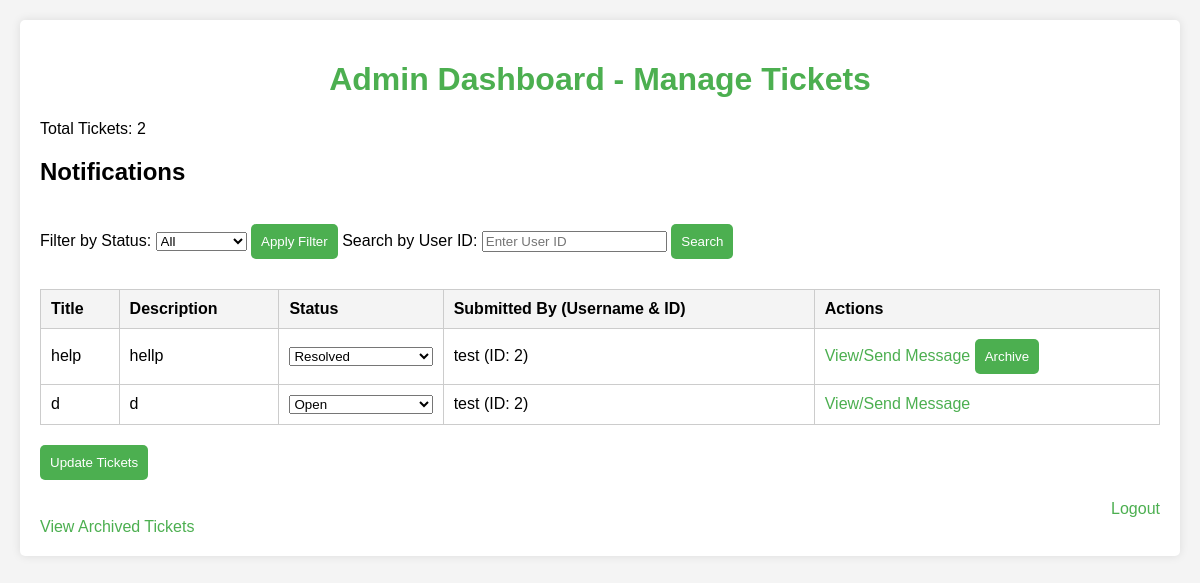
Page / (signed in) on the earlier database version.
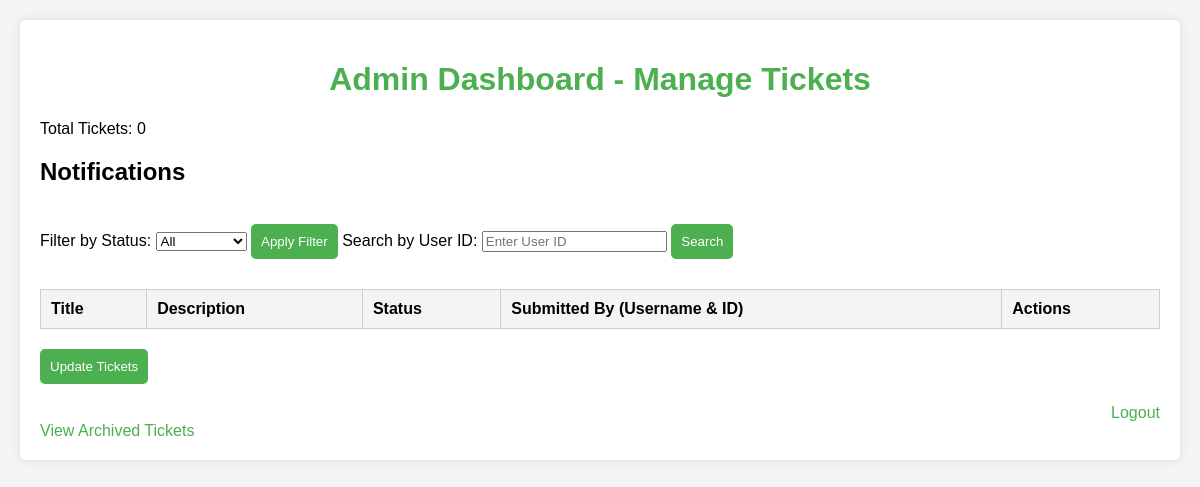
Same page on the later database version.
### app/models.py (models this page shows, shortened)
class Ticket(db.Model):
    id = db.Column(db.Integer, primary_key=True)
    title = db.Column(db.String(100), nullable=False)
    description = db.Column(db.Text, nullable=False)
    status = db.Column(db.String(50), default="Open")
    user_id = db.Column(db.Integer, db.ForeignKey('user.id'), nullable=False)
    archived = db.Column(db.Boolean, default=False)  # New field for archiving

class User(db.Model, UserMixin):
    id = db.Column(db.Integer, primary_key=True)
    username = db.Column(db.String(150), unique=True, nullable=False)
    password = db.Column(db.String(150), nullable=False)
    role = db.Column(db.String(50), default="customer")
    tickets = db.relationship('Ticket', backref='user', lazy=True)
    notifications = db.relationship('Notification', backref='user', lazy=True)

### app/tickets.py (the view, shortened to what this page needs)
@tickets.route('/')
@login_required
def index():
    if current_user.role == 'admin':
        status_filter = request.args.get('status', 'all')
        if status_filter == 'all':
            tickets = Ticket.query.filter_by(archived=False).all()
        else:
            tickets = Ticket.query.filter_by(status=status_filter, archived=False).all()
        notifications = Notification.query.filter_by(user_id=current_user.id).order_by(Notification.timestamp.desc()).all()
        for notification in notifications:
            notification.timestamp = convert_to_eastern(notification.timestamp)
        print(f"Fetched notifications for user {current_user.id}: {notifications}")  # Debugging statement
        return render_template('admin_tickets.html', tickets=tickets, notifications=notifications)

### app/__init__.py (called while the page is built)
def create_app():
    app = Flask(__name__)
    app.config['SECRET_KEY'] = 'your_secret_key'
    app.config['SQLALCHEMY_DATABASE_URI'] = 'sqlite:///ticketsystem.db'
    app.config['SQLALCHEMY_TRACK_MODIFICATIONS'] = False
    db.init_app(app)
    login_manager.init_app(app)
    login_manager.login_view = 'auth.login'  # Redirect to the login page if not logged in
    @login_manager.user_loader
    def load_user(user_id):
        from .models import User
        return User.query.get(int(user_id))  # Retrieve the user from the database using user_id
    from .auth import auth
    from .tickets import tickets
    app.register_blueprint(auth)
    app.register_blueprint(tickets)
    return app

### app/templates/admin_tickets.html (shortened to what this page needs)
<!DOCTYPE html>
<html>
<head>
</head>
<body>
    <div class="container">
        <h1>Admin Dashboard - Manage Tickets</h1>
        <p>Total Tickets: {{ tickets|length }}</p>
        <h2>Notifications</h2>
        <form method="get" action="{{ url_for('tickets.index') }}" class="filter-form">
            <label for="filter-status">Filter by Status:</label>
            <select name="status" id="filter-status">
                <option value="all" {% if request.args.get('status') == 'all' or not request.args.get('status') %}selected{% endif %}>All</option>
            </select>
            <button type="submit">Apply Filter</button>
        </form>
        <form method="get" action="{{ url_for('tickets.index') }}" class="search-form">
            <label for="search-user">Search by User ID:</label>
            <input type="text" id="search-user" name="user_id" placeholder="Enter User ID" value="{{ request.args.get('user_id', '') }}">
            <button type="submit">Search</button>
        </form>
        <form method="post" action="{{ url_for('tickets.update_tickets') }}">
            <table>
                <thead>
                    <tr>
                        <th>Title</th>
                        <th>Description</th>
                        <th>Status</th>
                        <th>Submitted By (Username & ID)</th>
                        <th>Actions</th>
                    </tr>
                </thead>
                <tbody>
                    {% for ticket in tickets %}
                    <tr>
                        <td>{{ ticket.title }}</td>
                        <td>{{ ticket.description }}</td>
                        <td>
                            <select name="status_{{ ticket.id }}" class="status-select">
                                <option value="Open" {% if ticket.status == "Open" %}selected{% endif %}>Open</option>
                                <option value="Resolved" {% if ticket.status == "Resolved" %}selected{% endif %}>Resolved</option>
                            </select>
                        </td>
                        <td>{{ ticket.user.username }} (ID: {{ ticket.user_id }})</td>
                        <td>
                            <a href="{{ url_for('tickets.send_message', ticket_id=ticket.id) }}">View/Send Message</a>
                            {% if ticket.status == "Resolved" %}
                            <form method="post" action="{{ url_for('tickets.archive_ticket', ticket_id=ticket.id) }}" style="display:inline;">
                                <button type="submit">Archive</button>
                            </form>
                            {% endif %}
                        </td>
                    </tr>
                    {% endfor %}
                </tbody>
            </table>
            <button type="submit">Update Tickets</button>
        </form>
        <a href="{{ url_for('auth.logout') }}" class="logout-link">Logout</a>
        <a href="{{ url_for('tickets.archived_tickets') }}">View Archived Tickets</a>
    </div>
</body>
</html>

### app/templates/admin_tickets.html (style rules this page uses)
body { font-family: Arial, sans-serif; background-color: #f4f4f4; margin: 0; padding: 20px; }
.container { background-color: #fff; padding: 20px; border-radius: 5px; box-shadow: 0 0 10px rgba(0, 0, 0, 0.1); max-width: 1200px; margin: 0 auto; }
h1 { color: #4CAF50; text-align: center; }
table { width: 100%; border-collapse: collapse; margin: 20px 0; }
table, th, td { border: 1px solid #ccc; }
th, td { padding: 10px; text-align: left; }
th { background-color: #f4f4f4; }
.filter-form, .search-form { margin: 10px 0; display: inline-block; }
.filter-form button, .search-form button { margin-top: 8px; }
.logout-link { display: block; margin-top: 20px; text-align: right; }
button { background-color: #4CAF50; color: white; padding: 10px; border: none; border-radius: 5px; cursor: pointer; }
a { color: #4CAF50; text-decoration: none; }

Differences in the rows shown:
removed Ticket: title "help", description "hellp", status+id "Resolved", user.username "test", user_id "2"
removed Ticket: title "d", description "d", status+id "Open", user.username "test", user_id "2"
Other differences:
{{ tickets|length }}: "2" → "0"
